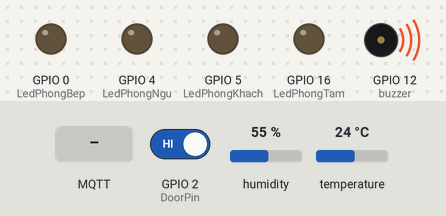
Simulated run of this sketch. Board: ESP8266 (NodeMCU). On the bench: output pins drawn as LEDs (lit = HIGH), buzzer (waves = sounding). Inputs (shaded band) come from the test bench; at power-on: GPIO 2 (DoorPin) HIGH, humidity 55 %, temperature 24 °C. WiFi joins after 1.5 s; servers stay silent unless stated; no MQTT or app messages arrive unless stated; what the sketch prints to the serial monitor is not drawn.

Above: at 2.7 s.
2.8 s: MQTT message "on" arrives on the first subscribed topic
At 4.1 s:
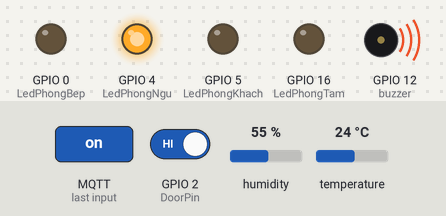
4.4 s: MQTT message "on" arrives on the second subscribed topic
At 5.5 s:
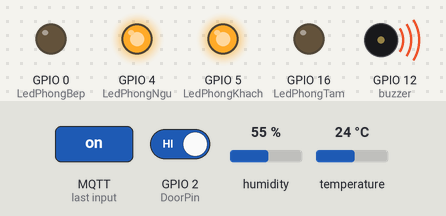
6.0 s: MQTT message "off" arrives on the first subscribed topic
At 6.8 s:
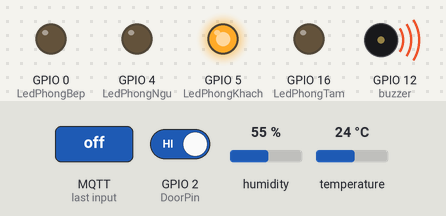
7.6 s: MQTT message "on" arrives on the third subscribed topic
At 8.2 s:
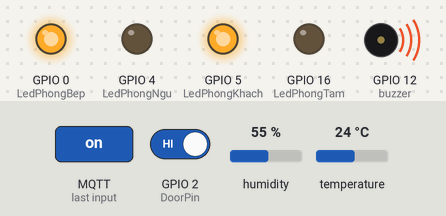
9.2 s: MQTT message "off" arrives on the second subscribed topic
At 10.4 s:
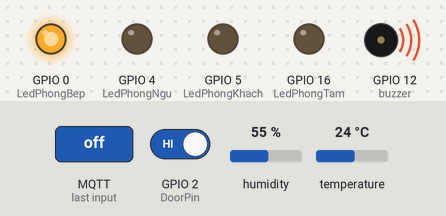
10.7 s: MQTT message "on" arrives on the first subscribed topic
At 11.7 s:
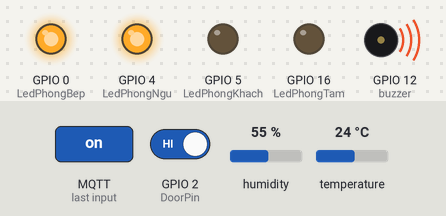
Timing chart, 0 to 13.3 s (numbered marks = the images above; inputs shaded):
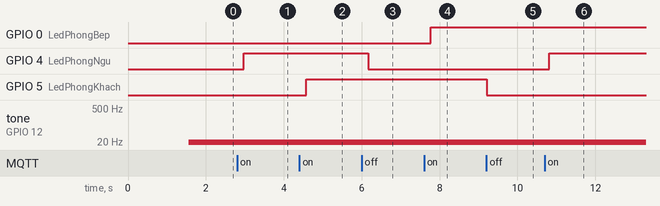

Measured:
- after the input at 2.8 s, GPIO 4 (LedPhongNgu): LOW → HIGH after 0.17 s
- after the input at 4.4 s, GPIO 5 (LedPhongKhach): LOW → HIGH after 0.17 s
- after the input at 6.0 s, GPIO 4 (LedPhongNgu): HIGH → LOW after 0.17 s
- after the input at 7.6 s, GPIO 0 (LedPhongBep): LOW → HIGH after 0.18 s
- after the input at 9.2 s, GPIO 5 (LedPhongKhach): HIGH → LOW at once
- after the input at 10.7 s, GPIO 4 (LedPhongNgu): LOW → HIGH after 0.11 s

The sketch:

MQTT.ino
```cpp
#include <ESP8266WiFi.h>
#include <PubSubClient.h>
#include "DHT.h"

// Uncomment one of the lines bellow for whatever DHT sensor type you're using!
#define DHTTYPE DHT11   // DHT 11
//#define DHTTYPE DHT21   // DHT 21 (AM2301)
//#define DHTTYPE DHT22   // DHT 22  (AM2302), AM2321

// Change the credentials below, so your ESP8266 connects to your router
const char* ssid = "utc2hcm";
const char* password = "123456789aA";

// Change the variable to your Raspberry Pi IP address, so it connects to your MQTT broker
const char* mqtt_server = "192.168.4.1";

// Initializes the espClient. You should change the espClient name if you have multiple ESPs running in your home automation system
WiFiClient espClient;
PubSubClient client(espClient);

// DHT Sensor
const int DHTPin = 14; //D5

// Lamp - LED - GPIO 4 = D2 on ESP-12E NodeMCU board
const int LedPhongNgu = 4; //D1
const int LedPhongKhach = 5; //D2
const int LedPhongBep = 0;  //D3
const int LedPhongTam = 16;  //D8

// Door sensor and Pir hc-502 and Gas MQ135
const int DoorPin = 2;  //D4
const int PirPin = 13; //D7
const int GasPin = 15; //D8
const int buzzer = 12; //D6
int state; // 0 close - 1 open wwitch

// Initialize DHT sensor.
DHT dht(DHTPin, DHTTYPE);

// Timers auxiliar variables
long now = millis();
long lastMeasure = 0;

char data[80];

// Don't change the function below. This functions connects your ESP8266 to your router
void setup_wifi() {
  delay(10);
  // We start by connecting to a WiFi network
  Serial.println();
  Serial.print("Connecting to ");
  Serial.println(ssid);
  WiFi.begin(ssid, password);
  while (WiFi.status() != WL_CONNECTED) {
    delay(500);
    Serial.print(".");
  }
  Serial.println("");
  Serial.print("WiFi connected - ESP IP address: ");
  Serial.println(WiFi.localIP());
}

// This functions is executed when some device publishes a message to a topic that your ESP8266 is subscribed to
// Change the function below to add logic to your program, so when a device publishes a message to a topic that
// your ESP8266 is subscribed you can actually do something
void callback(String topic, byte* message, unsigned int length) {
  Serial.print("Message arrived on topic: ");
  Serial.print(topic);
  Serial.print(". Message: ");
  String messageTemp;

  for (int i = 0; i < length; i++) {
    Serial.print((char)message[i]);
    messageTemp += (char)message[i];
  }
  Serial.println();

  // Feel free to add more if statements to control more GPIOs with MQTT

  // If a message is received on the topic room/lamp, you check if the message is either on or off. Turns the lamp GPIO according to the message
  if(topic=="room/ledphongngu"){
      Serial.print("Led phong ngu");
      if(messageTemp == "on"){
        digitalWrite(LedPhongNgu, HIGH);
        Serial.print("On");
      }
      else if(messageTemp == "off"){
        digitalWrite(LedPhongNgu, LOW);
        Serial.print("Off");
      }
  }
  if(topic=="room/ledphongkhach"){
      Serial.print("Led phong khach ");
      if(messageTemp == "on"){
        digitalWrite(LedPhongKhach, HIGH);
        Serial.print("On");
      }
      else if(messageTemp == "off"){
        digitalWrite(LedPhongKhach, LOW);
        Serial.print("Off");
      }
  }
  if(topic=="room/ledphongbep"){
      Serial.print("Led phong bep ");
      if(messageTemp == "on"){
        digitalWrite(LedPhongBep, HIGH);
        Serial.print("On");
      }
      else if(messageTemp == "off"){
        digitalWrite(LedPhongBep, LOW);
        Serial.print("Off");
      }
  }
  if(topic=="room/ledphongtam"){
      Serial.print("Led phong tam ");
      if(messageTemp == "on"){
        digitalWrite(LedPhongTam, HIGH);
        Serial.print("On");
      }
      else if(messageTemp == "off"){
        digitalWrite(LedPhongTam, LOW);
        Serial.print("Off");
      }
  }
  Serial.println();
}

// This functions reconnects your ESP8266 to your MQTT broker
// Change the function below if you want to subscribe to more topics with your ESP8266
void reconnect() {
  // Loop until we're reconnected
  while (!client.connected()) {
    Serial.print("Attempting MQTT connection...");
    // Attempt to connect
    /*
     YOU MIGHT NEED TO CHANGE THIS LINE, IF YOU'RE HAVING PROBLEMS WITH MQTT MULTIPLE CONNECTIONS
     To change the ESP device ID, you will have to give a new name to the ESP8266.
     Here's how it looks:
       if (client.connect("ESP8266Client")) {
     You can do it like this:
       if (client.connect("ESP1_Office")) {
     Then, for the other ESP:
       if (client.connect("ESP2_Garage")) {
      That should solve your MQTT multiple connections problem
    */
    if (client.connect("ESP8266Client")) {
      Serial.println("connected");
      // Subscribe or resubscribe to a topic
      // You can subscribe to more topics (to control more LEDs in this example)
      client.subscribe("room/ledphongngu");
      client.subscribe("room/ledphongkhach");
      client.subscribe("room/ledphongbep");
      client.subscribe("room/ledphongtam");
    } else {
      Serial.print("failed, rc=");
      Serial.print(client.state());
      Serial.println(" try again in 5 seconds");
      // Wait 5 seconds before retrying
      delay(5000);
    }
  }
}

// The setup function sets your ESP GPIOs to Outputs, starts the serial communication at a baud rate of 115200
// Sets your mqtt broker and sets the callback function
// The callback function is what receives messages and actually controls the LEDs
void setup() {
  pinMode(DoorPin, INPUT_PULLUP);
  pinMode(PirPin, INPUT_PULLUP);
  pinMode(GasPin, INPUT_PULLUP);
  pinMode(buzzer, OUTPUT);
  pinMode(LedPhongNgu, OUTPUT);
  pinMode(LedPhongKhach, OUTPUT);
  pinMode(LedPhongBep, OUTPUT);
  pinMode(LedPhongTam, OUTPUT);
  dht.begin();

  Serial.begin(115200);
  setup_wifi();
  client.setServer(mqtt_server, 1883);
  client.setCallback(callback);

}

// For this project, you don't need to change anything in the loop function. Basically it ensures that you ESP is connected to your broker
void loop() {

  if (!client.connected()) {
    reconnect();
  }
  if(!client.loop())
    client.connect("ESP8266Client");

  now = millis();
  // Publishes new temperature and humidity every 30 seconds
  if (now - lastMeasure > 8000) {
    lastMeasure = now;
    // Sensor readings may also be up to 2 seconds 'old' (its a very slow sensor)
    float h = dht.readHumidity();
    // Read temperature as Celsius (the default)
    float t = dht.readTemperature();
    // Read temperature as Fahrenheit (isFahrenheit = true)
    float f = dht.readTemperature(true);

    // Check if any reads failed and exit early (to try again).
    if (isnan(h) || isnan(t) || isnan(f)) {
      Serial.println("Failed to read from DHT sensor!");
      return;
    }

    // Computes temperature values in Celsius
    float hic = dht.computeHeatIndex(t, h, false);
    static char temperatureTemp[7];
    dtostrf(hic, 6, 2, temperatureTemp);

    // Uncomment to compute temperature values in Fahrenheit
    // float hif = dht.computeHeatIndex(f, h);
    // static char temperatureTemp[7];
    // dtostrf(hif, 6, 2, temperatureTemp);

    static char humidityTemp[7];
    dtostrf(h, 6, 2, humidityTemp);

    String dhtReadings = "{ \"temperature\": \"" + String(temperatureTemp) + "\", \"humidity\" : \"" + String(humidityTemp) + "\"}";
    dhtReadings.toCharArray(data, (dhtReadings.length() + 1));

    // Publishes Temperature and Humidity values
    client.publish("room/temperature", temperatureTemp);
    client.publish("room/humidity", humidityTemp);
    client.publish("/esp8266/dhtreadings", data);
    Serial.println(data);
    Serial.print("Humidity: ");
    Serial.print(h);
    Serial.print(" %\t Temperature: ");
    Serial.print(t);
    Serial.print(" *C ");
    Serial.print(f);
    Serial.print(" *F\t Heat index: ");
    Serial.print(hic);
    Serial.println(" *C ");
    // Serial.print(hif);
    // Serial.println(" *F");
  }

  state = digitalRead(DoorPin);
  if ((state || digitalRead(PirPin) || digitalRead(GasPin)) == HIGH){
     tone(buzzer, 1);
     delay(200);
   }
  else{
    noTone(buzzer);
    delay(200);
  }
}
```
